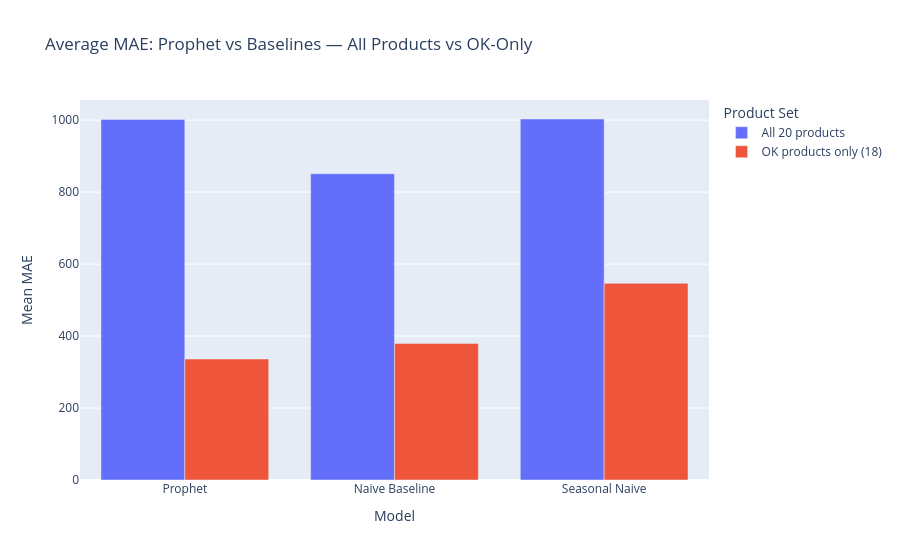

Write notebook code for a chart like this one.
### Code cell
print("Average MAE — all 20 products:")
print(f"  Prophet MAE:          {results['Prophet_MAE'].mean():.1f}")
print(f"  Naive MAE:            {results['Naive_MAE'].mean():.1f}")
print(f"  Seasonal Naive MAE:   {results['SeasonalNaive_MAE'].mean():.1f}")

print("\nAverage MAE — 18 OK products only:")
print(f"  Prophet MAE:          {reliable['Prophet_MAE'].mean():.1f}")
print(f"  Naive MAE:            {reliable['Naive_MAE'].mean():.1f}")
print(f"  Seasonal Naive MAE:   {reliable['SeasonalNaive_MAE'].mean():.1f}")

metrics_plot = pd.DataFrame({
    'Model': ['Prophet', 'Naive Baseline', 'Seasonal Naive'] * 2,
    'Mean MAE': [
        results['Prophet_MAE'].mean(), results['Naive_MAE'].mean(), results['SeasonalNaive_MAE'].mean(),
        reliable['Prophet_MAE'].mean(), reliable['Naive_MAE'].mean(), reliable['SeasonalNaive_MAE'].mean()
    ],
    'Product Set': ['All 20 products'] * 3 + ['OK products only (18)'] * 3
})

fig = px.bar(
    metrics_plot,
    x='Model',
    y='Mean MAE',
    color='Product Set',
    barmode='group',
    title='Average MAE: Prophet vs Baselines — All Products vs OK-Only'
)
fig.show()

### Figure 1 — Plotly figure (JSON) as saved in the notebook; plotly's stock layout.template omitted (floating-point values rounded to 4 significant figures)
{"data": [{"alignmentgroup": "True", "hovertemplate": "Product Set=All 20 products<br>Model=%{x}<br>Mean MAE=%{y}<extra></extra>", "legendgroup": "All 20 products", "marker": {"color": "#636efa", "pattern": {"shape": ""}}, "name": "All 20 products", "offsetgroup": "All 20 products", "orientation": "v", "showlegend": true, "textposition": "auto", "type": "bar", "x": ["Prophet", "Naive Baseline", "Seasonal Naive"], "xaxis": "x", "y": [1002.0, 851.0, 1003.0], "yaxis": "y"}, {"alignmentgroup": "True", "hovertemplate": "Product Set=OK products only (18)<br>Model=%{x}<br>Mean MAE=%{y}<extra></extra>", "legendgroup": "OK products only (18)", "marker": {"color": "#EF553B", "pattern": {"shape": ""}}, "name": "OK products only (18)", "offsetgroup": "OK products only (18)", "orientation": "v", "showlegend": true, "textposition": "auto", "type": "bar", "x": ["Prophet", "Naive Baseline", "Seasonal Naive"], "xaxis": "x", "y": [336.1, 379.5, 546.4], "yaxis": "y"}], "layout": {"barmode": "group", "legend": {"title": {"text": "Product Set"}, "tracegroupgap": 0}, "title": {"text": "Average MAE: Prophet vs Baselines — All Products vs OK-Only"}, "xaxis": {"anchor": "y", "domain": [0, 1], "title": {"text": "Model"}}, "yaxis": {"anchor": "x", "domain": [0, 1], "title": {"text": "Mean MAE"}}}}
